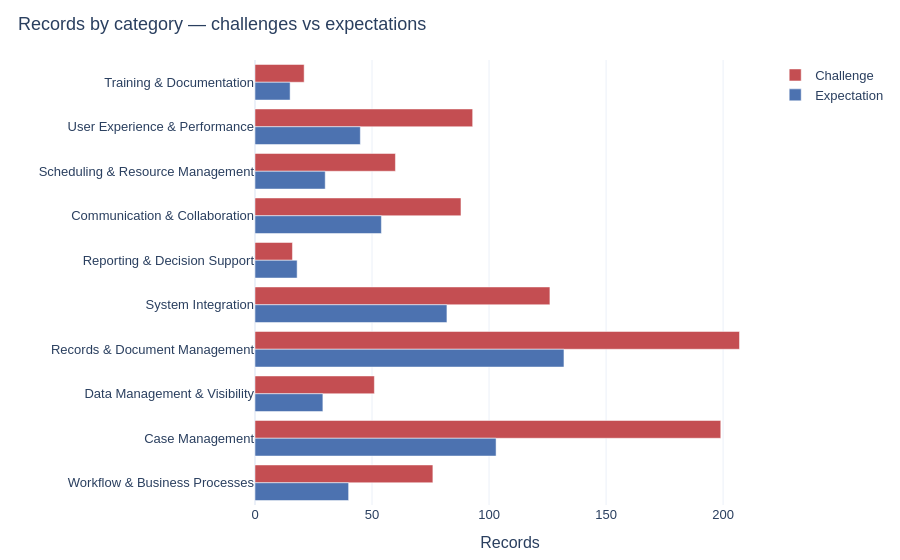

The notebook cell saved with this chart:
### Markdown cell above
## Categories

### Code cell
cat = pd.concat(
    [
        challenges.assign(kind="Challenge")[["Category", "kind"]],
        expectations.assign(kind="Expectation")[["Category", "kind"]],
    ],
    ignore_index=True,
)
cat_counts = (
    cat.groupby(["Category", "kind"], as_index=False)
    .size()
    .rename(columns={"size": "count"})
)

fig = px.bar(
    cat_counts,
    y="Category",
    x="count",
    color="kind",
    barmode="group",
    orientation="h",
    title="Records by category — challenges vs expectations",
    category_orders={
        "Category": CATEGORY_ORDER,
        "kind": ["Challenge", "Expectation"],
    },
    color_discrete_map={"Challenge": "#C44E52", "Expectation": "#4C72B0"},
)
fig.update_layout(
    xaxis_title="Records",
    yaxis_title="",
    height=560,
    legend_title="",
    yaxis=dict(autorange="reversed"),
)
show(fig, "category_challenge_vs_expectation")

### Figure 1 — Plotly figure (JSON) as saved in the notebook; plotly's stock layout.template omitted (floating-point values rounded to 4 significant figures)
{"data": [{"alignmentgroup": "True", "hovertemplate": "kind=Challenge<br>count=%{x}<br>Category=%{y}<extra></extra>", "legendgroup": "Challenge", "marker": {"color": "#C44E52", "pattern": {"shape": ""}}, "name": "Challenge", "offsetgroup": "Challenge", "orientation": "h", "showlegend": true, "textposition": "auto", "type": "bar", "x": [199, 88, 51, 207, 16, 60, 126, 21, 93, 76], "xaxis": "x", "y": ["Case Management", "Communication & Collaboration", "Data Management & Visibility", "Records & Document Management", "Reporting & Decision Support", "Scheduling & Resource Management", "System Integration", "Training & Documentation", "User Experience & Performance", "Workflow & Business Processes"], "yaxis": "y"}, {"alignmentgroup": "True", "hovertemplate": "kind=Expectation<br>count=%{x}<br>Category=%{y}<extra></extra>", "legendgroup": "Expectation", "marker": {"color": "#4C72B0", "pattern": {"shape": ""}}, "name": "Expectation", "offsetgroup": "Expectation", "orientation": "h", "showlegend": true, "textposition": "auto", "type": "bar", "x": [103, 54, 29, 132, 18, 30, 82, 15, 45, 40], "xaxis": "x", "y": ["Case Management", "Communication & Collaboration", "Data Management & Visibility", "Records & Document Management", "Reporting & Decision Support", "Scheduling & Resource Management", "System Integration", "Training & Documentation", "User Experience & Performance", "Workflow & Business Processes"], "yaxis": "y"}], "layout": {"barmode": "group", "font": {"family": "IBM Plex Sans, Helvetica, Arial, sans-serif", "size": 13}, "height": 560, "legend": {"title": {"text": ""}, "tracegroupgap": 0}, "margin": {"b": 40, "l": 40, "r": 30, "t": 60}, "title": {"text": "Records by category — challenges vs expectations", "x": 0.02, "xanchor": "left"}, "xaxis": {"anchor": "y", "domain": [0, 1], "title": {"text": "Records"}}, "yaxis": {"anchor": "x", "autorange": "reversed", "categoryarray": ["Training & Documentation", "User Experience & Performance", "Scheduling & Resource Management", "Communication & Collaboration", "Reporting & Decision Support", "System Integration", "Records & Document Management", "Data Management & Visibility", "Case Management", "Workflow & Business Processes"], "categoryorder": "array", "domain": [0, 1], "title": {"text": ""}}}}
